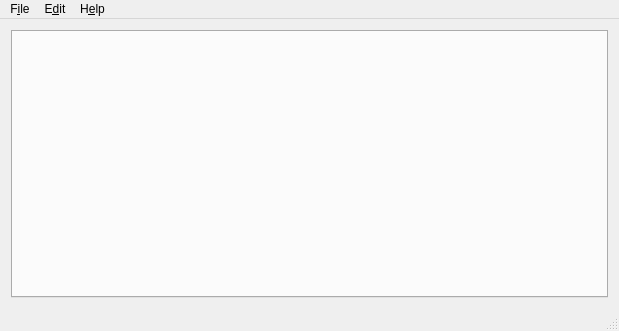
<?xml version="1.0" encoding="UTF-8"?>
<ui version="4.0">
 <class>MainWindow</class>
 <widget class="QMainWindow" name="MainWindow">
  <property name="geometry">
   <rect>
    <x>0</x>
    <y>0</y>
    <width>619</width>
    <height>331</height>
   </rect>
  </property>
  <property name="acceptDrops">
   <bool>true</bool>
  </property>
  <property name="windowTitle">
   <string>MainWindow</string>
  </property>
  <property name="windowIcon">
   <iconset resource="../resources.qrc">
    <normaloff>:/resources/images/thunder-256.png</normaloff>:/resources/images/thunder-256.png</iconset>
  </property>
  <widget class="QWidget" name="centralWidget">
   <layout class="QHBoxLayout" name="horizontalLayout">
    <item>
     <widget class="QTabWidget" name="tabWidget"/>
    </item>
   </layout>
  </widget>
  <widget class="QMenuBar" name="menuBar">
   <property name="geometry">
    <rect>
     <x>0</x>
     <y>0</y>
     <width>619</width>
     <height>21</height>
    </rect>
   </property>
   <widget class="QMenu" name="menu_F">
    <property name="title">
     <string>F&amp;ile</string>
    </property>
    <addaction name="actionNewTask"/>
    <addaction name="separator"/>
    <addaction name="actionExportTasks"/>
    <addaction name="actionGenScriptAria2c"/>
    <addaction name="separator"/>
    <addaction name="actionQ_uit"/>
   </widget>
   <widget class="QMenu" name="menu_E">
    <property name="title">
     <string>E&amp;dit</string>
    </property>
    <addaction name="actionCleanupHistory"/>
    <addaction name="actionReloadTasks"/>
    <addaction name="separator"/>
    <addaction name="actionPreferences"/>
   </widget>
   <widget class="QMenu" name="menuH_elp">
    <property name="title">
     <string>H&amp;elp</string>
    </property>
    <addaction name="actionAboutAuthor"/>
    <addaction name="separator"/>
    <addaction name="actionAboutQt"/>
   </widget>
   <addaction name="menu_F"/>
   <addaction name="menu_E"/>
   <addaction name="menuH_elp"/>
  </widget>
  <widget class="QStatusBar" name="statusBar"/>
  <action name="actionAboutAuthor">
   <property name="icon">
    <iconset>
     <normalon>:/resources/images/help-about.png</normalon>
    </iconset>
   </property>
   <property name="text">
    <string>About Author</string>
   </property>
  </action>
  <action name="actionAboutQt">
   <property name="text">
    <string>About Qt</string>
   </property>
  </action>
  <action name="actionExportTasks">
   <property name="text">
    <string>E&amp;xport Tasks</string>
   </property>
   <property name="toolTip">
    <string>Export Source URLs</string>
   </property>
  </action>
  <action name="actionQ_uit">
   <property name="icon">
    <iconset>
     <normalon>:/resources/images/dialog-close.png</normalon>
    </iconset>
   </property>
   <property name="text">
    <string>Q&amp;uit</string>
   </property>
   <property name="shortcut">
    <string>Ctrl+Q</string>
   </property>
  </action>
  <action name="actionPreferences">
   <property name="icon">
    <iconset>
     <normalon>:/resources/images/preferences-other.png</normalon>
    </iconset>
   </property>
   <property name="text">
    <string>P&amp;references</string>
   </property>
   <property name="shortcut">
    <string>Ctrl+P</string>
   </property>
  </action>
  <action name="actionNewTask">
   <property name="icon">
    <iconset>
     <normalon>:/resources/images/edit-add.svg</normalon>
    </iconset>
   </property>
   <property name="text">
    <string>N&amp;ew Task</string>
   </property>
   <property name="shortcut">
    <string>Ctrl+N</string>
   </property>
  </action>
  <action name="actionCleanupHistory">
   <property name="text">
    <string>Cleanup History</string>
   </property>
  </action>
  <action name="actionReloadTasks">
   <property name="icon">
    <iconset>
     <normalon>:/resources/images/draw-eraser.png</normalon>
    </iconset>
   </property>
   <property name="text">
    <string>R&amp;eload Tasks</string>
   </property>
   <property name="shortcut">
    <string>Ctrl+R</string>
   </property>
  </action>
  <action name="actionGenScriptAria2c">
   <property name="text">
    <string>Get Offline Download Script</string>
   </property>
   <property name="toolTip">
    <string>Get Bash Script</string>
   </property>
  </action>
 </widget>
 <layoutdefault spacing="6" margin="11"/>
 <resources>
  <include location="../resources.qrc"/>
 </resources>
 <connections/>
</ui>
